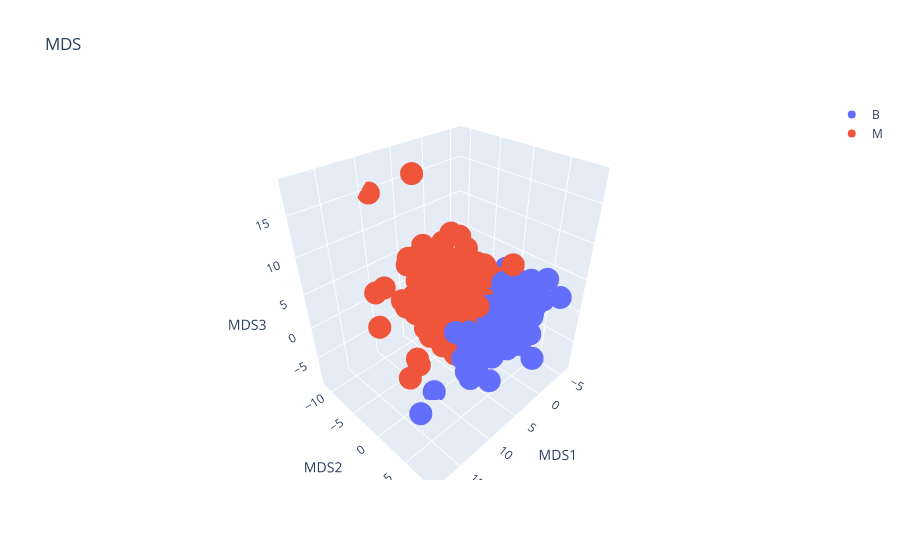

Source (notebook cell):
### Code cell
#mds3 plot

fig = go.Figure()

for diag in ['B', 'M']:
    mds3_df_diag = mds3_df[mds3_df['diagnosis'] == diag]
    fig.add_trace(go.Scatter3d(x=mds3_df_diag['MDS1'], y=mds3_df_diag['MDS2'], z=mds3_df_diag['MDS3'], mode='markers', name=diag))

fig.update_layout(title='MDS', scene=dict(xaxis_title='MDS1', yaxis_title='MDS2', zaxis_title='MDS3'))

fig.show()

### Figure 1 — Plotly figure (JSON) as saved in the notebook; plotly's stock layout.template omitted (floating-point values rounded to 4 significant figures; data arrays with more than 128 entries replaced by an {"elided": "..."} marker saying what was removed)
{"data": [{"mode": "markers", "name": "B", "type": "scatter3d", "x": {"elided": "357 float values"}, "y": {"elided": "357 float values"}, "z": {"elided": "357 float values"}}, {"mode": "markers", "name": "M", "type": "scatter3d", "x": {"elided": "212 float values"}, "y": {"elided": "212 float values"}, "z": {"elided": "212 float values"}}], "layout": {"scene": {"xaxis": {"title": {"text": "MDS1"}}, "yaxis": {"title": {"text": "MDS2"}}, "zaxis": {"title": {"text": "MDS3"}}}, "title": {"text": "MDS"}}}
